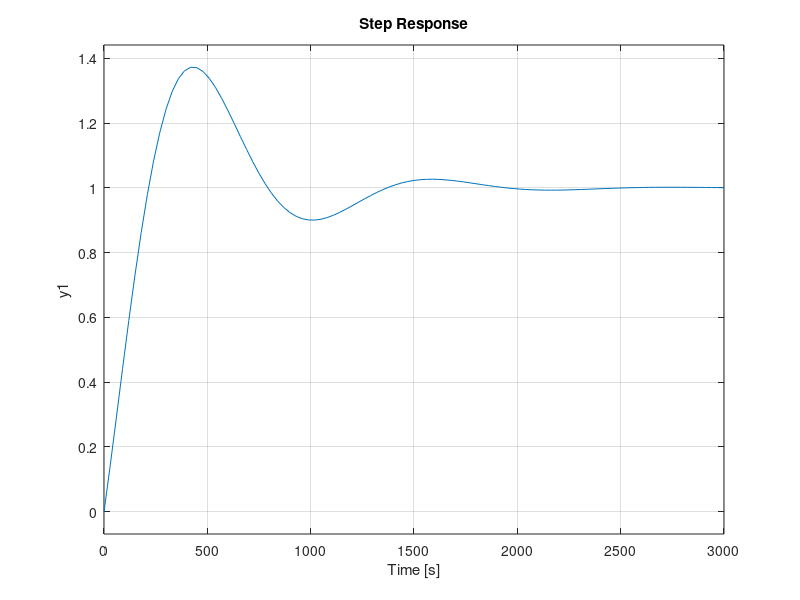

This figure's MATLAB source:
%                           PD design
clc
clear all
close all
a=800;                      % Satellite altitude
T=2*sqrt((6371+a)^3/398600);% Orbital period
tp=.3*T;                     %   Peak Time
ts=T;                     %   Settling Time
c=4.4*tp/(pi*ts)
zeta=sqrt(c^2/(1-c^2))      %   Damping ratio
omegan=4.4/(ts*zeta)        %   Natural frequency
Ims=pi/tp;
Res=4.4/ts;
s1=-Res+j*Ims;
ang_p=angle(1/s1^2);
ang_c=-pi-ang_p;
if ang_c<0
    ang_c=2*pi+ang_c
end
T=inv(imag(s1)/tan(ang_c)-real(s1));
Kpd=abs(s1^2/(s1+inv(T)));
Kd=Kpd;
Kp=Kpd/T;
PD=tf([Kd Kp],[1 Kd Kp])

step(PD)